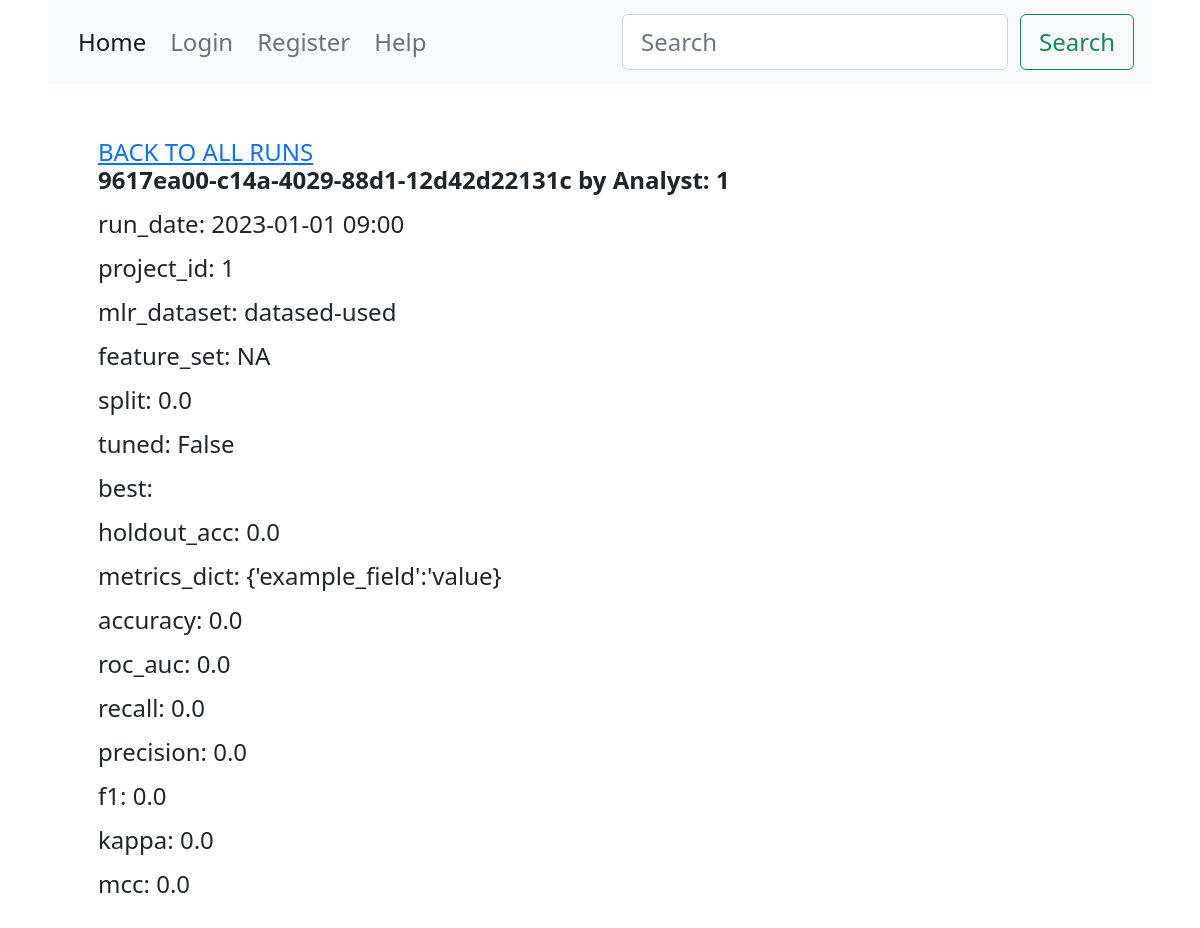
Page /runs/run/9617ea00-c14a-4029-88d1-12d42d22131c/ on the committed database.
### runs/models.py (models this page shows)
class Run(models.Model):
    run_id = models.CharField(
        max_length=255,
        unique=True,
        primary_key=True,
        editable=False,
        default=uuid.uuid4,
    )
    run_name = models.CharField(max_length=100, default="RUN_NAME")
    run_date = models.CharField(max_length=100, null=True, default="2023-01-01 09:00")
    uploaded_filename = models.FileField(null=True, blank=True, upload_to="data/")
    project_id = models.PositiveIntegerField(default=1)
    data_scientist_id = models.PositiveIntegerField(default=1)
    mlr_dataset = models.CharField(max_length=255, default="datased-used")
    feature_set = models.CharField(max_length=255, default="NA")
    split = models.FloatField(default=0.0)
    tuned = models.BooleanField(default=False)
    setup = models.CharField(max_length=1000, default="setup-config")
    model_used = models.CharField(max_length=1000, default="model-parameters")
    holdout_acc = models.FloatField(default=0.0)
    metrics_dict = models.CharField(max_length=1000, default="{'example_field':'value}")
    accuracy = models.FloatField(default=0.0)
    roc_auc = models.FloatField(default=0.0)
    recall = models.FloatField(default=0.0)
    precision = models.FloatField(default=0.0)
    f1 = models.FloatField(default=0.0)
    kappa = models.FloatField(default=0.0)
    mcc = models.FloatField(default=0.0)
    def __str__(self):
        return self.run_id

### runs/views.py (the view)
# urls.py: path("run/<str:pk>/", views.run, name="run"),
def run(request, pk):
    print("pk", pk)
    run = Run.objects.get(run_id=pk)
    print(run)
    context = {"run": run}
    return render(request, "runs/run-detail.html", context)

### runs/templates/runs/run-detail.html (shortened to what this page needs)
{% extends 'base.html' %}
{% load static %}
{% block content %}
<div class="container content">
  <main class="">
    <div class="">
      <a href="{% url 'runs:runs' %}" class="">BACK TO ALL RUNS</a>
    </div>
    <div class="">
      <p class="">
        <b>{{run.run_id}} by Analyst: {{run.data_scientist_id}}</b>
      </p>
      <p class="">run_date: {{run.run_date}}</p>
      <p class="">project_id: {{run.project_id}}</p>
      <p class="">mlr_dataset: {{run.mlr_dataset}}</p>
      <p class="">feature_set: {{run.feature_set}}</p>
      <p class="">split: {{run.split}}</p>
      <p class="">tuned: {{run.tuned}}</p>
      <p class="">best: {{run.best|truncatechars:40}}</p>
      <p class="">holdout_acc: {{run.holdout_acc}}</p>
      <p class="">metrics_dict: {{run.metrics_dict|truncatechars:40}}</p>
      <p class="">accuracy: {{run.accuracy}}</p>
      <p class="">roc_auc: {{run.roc_auc}}</p>
      <p class="">recall: {{run.recall}}</p>
      <p class="">precision: {{run.precision}}</p>
      <p class="">f1: {{run.f1}}</p>
      <p class="">kappa: {{run.kappa}}</p>
      <p class="">mcc: {{run.mcc}}</p>
    </div>
  </main>
</div>
{% endblock %}

### static/css/custom.css (style rules this page uses)
* { font-size: 24px; }
.content { padding: 50px; }

### templates/base.html (style rules this page uses)
html { margin-left: calc(100vw - 100%); }

### runs/templates/runs/run-detail.html (style rules this page uses)
p { line-height: 20px; }

### rows in the picture
Run: run_id "9617ea00-c14a-4029-88d1-12d42d22131c", data_scientist_id "1", run_date "2023-01-01 09:00", project_id "1", mlr_dataset "datased-used", feature_set "NA", split "0.0", tuned "False", holdout_acc "0.0", metrics_dict "{'example_field':'value}", accuracy "0.0", roc_auc "0.0", recall "0.0", precision "0.0", f1 "0.0", kappa "0.0", mcc "0.0"
